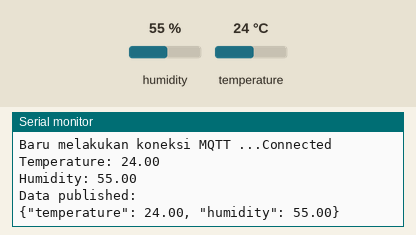
This sketch was run on a simulated ESP32. Parts: the last lines printed to the serial monitor. The inputs (shaded band) are chosen by the test bench; at power-on: humidity 55 %, temperature 24 °C. WiFi joins after 1.5 s; servers stay silent unless stated; random numbers use the default seed unless the sketch sets one; no MQTT or app messages arrive unless stated.

Above: at 2.7 s.
2.8 s: humidity set to 22 %
At 5.2 s:
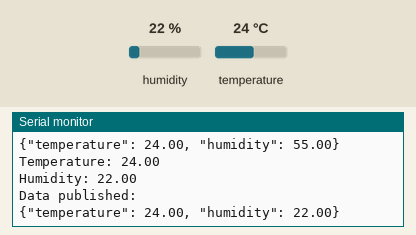
5.5 s: temperature set to 12 °C
At 7.2 s:
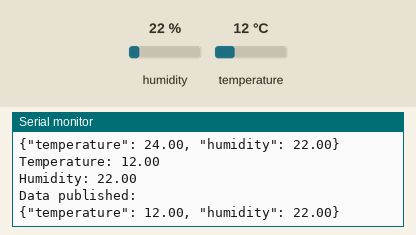
8.2 s: humidity set to 40 %
At 10.9 s:
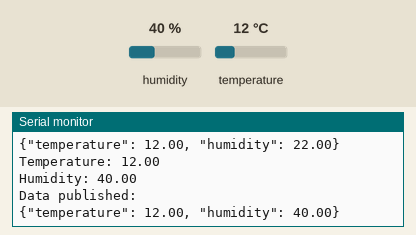
Timing chart, 0 to 12.4 s (numbered marks = the images above; inputs shaded):
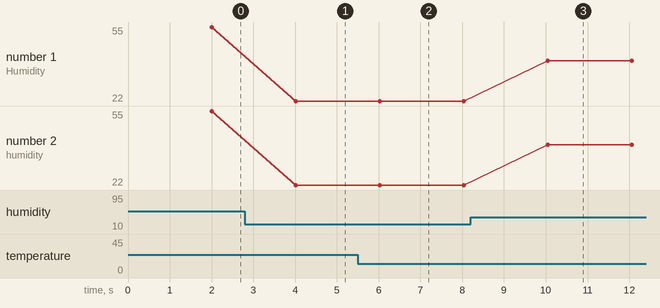

Measured:
- after the input at 2.8 s, the serial monitor: prints a new line after 1.2 s (image 1)
- after the input at 5.5 s, the serial monitor: prints a new line after 0.53 s (image 2)
- after the input at 8.2 s, the serial monitor: prints a new line after 1.8 s (image 3)
- plotted number 1: 55 → 22 after the input at 2.8 s, 22 → 40 after the input at 8.2 s
- plotted number 2: 55 → 22 after the input at 2.8 s, 22 → 40 after the input at 8.2 s

The sketch:

Arduino_ESP32_MQTT_DHT22.ino
```cpp
#include <WiFi.h>
#include <PubSubClient.h>
#include <DHT.h>

const int DHT_PIN = 5;
const char* ssid = "masukkan nama wifi"; ///  wifi ssid
const char* password = "masukkan password wifi";
const char* mqtt_server = "masukkan IP laptop yang tersambung dengan wifi";// mosquitto server url

DHT sensor_dht(DHT_PIN, DHT22);
WiFiClient espClient;
PubSubClient client(espClient);
unsigned long lastMsg = 0;
float temp = 0;
float hum = 0;

void setup_wifi() {
  delay(10);
  Serial.println();
  Serial.print("Wifi terkoneksi ke : ");
  Serial.println(ssid);

  WiFi.mode(WIFI_STA);
  WiFi.begin(ssid, password);

  while (WiFi.status() != WL_CONNECTED) {
    delay(500);
    Serial.print(".");
  }

  randomSeed(micros());

  Serial.println("");
  Serial.println("WiFi berhasil terkoneksi");
  Serial.print("Alamat IP : ");
  Serial.println(WiFi.localIP());
}

void callback(char* topic, byte* payload, unsigned int length) {
  Serial.print("Message arrived [");
  Serial.print(topic);
  Serial.print("] ");
  for (int i = 0; i < length; i++) {
    Serial.print((char)payload[i]);
  }
}

void reconnect() {
  while (!client.connected()) {
    Serial.print("Baru melakukan koneksi MQTT ...");
    String clientId = "ESP32Client-";
    clientId += String(random(0xffff), HEX);
    if (client.connect(clientId.c_str())) {
      Serial.println("Connected");
    } else {
      Serial.print("failed, rc=");
      Serial.print(client.state());
      Serial.println(" try again in 5 seconds");
      delay(5000);
    }
  }
}

void setup() {
  Serial.begin(115200);
  sensor_dht.begin();
  setup_wifi();
  client.setServer(mqtt_server, 1883);
  client.setCallback(callback);
}

void loop() {
  if (!client.connected()) {
    reconnect();
  }
  client.loop(); //connect mqtt

  unsigned long now = millis();
  if (now - lastMsg > 2000) { //perintah publish data
    lastMsg = now;

    float temp = sensor_dht.readTemperature();
    float hum = sensor_dht.readHumidity();

    char temp_str[8];
    dtostrf(temp, 1, 2, temp_str);
    client.publish("jhnizl/temperature", temp_str); // publish temp topic terpisah
    char hum_str[8];
    dtostrf(hum, 1, 2, hum_str);
    client.publish("jhnizl/humidity", hum_str);   // publish hum topic terpisah

    Serial.print("Temperature: ");
    Serial.println(temp);
    Serial.print("Humidity: ");
    Serial.println(hum);

    char jsonString[100];
    snprintf(jsonString, sizeof(jsonString), "{\"temperature\": %.2f, \"humidity\": %.2f}", temp, hum);

    client.publish("jhnizl/sensordata", jsonString); // publish sensordata gabung

    Serial.println("Data published:");
    Serial.println(jsonString);

    delay(2000); // Delay sebelum publish berikutnya
  }
}
```
